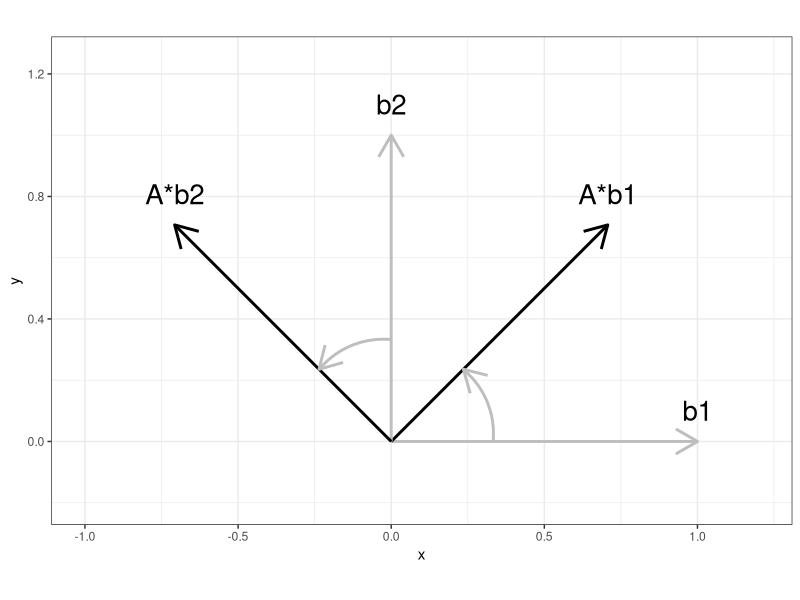
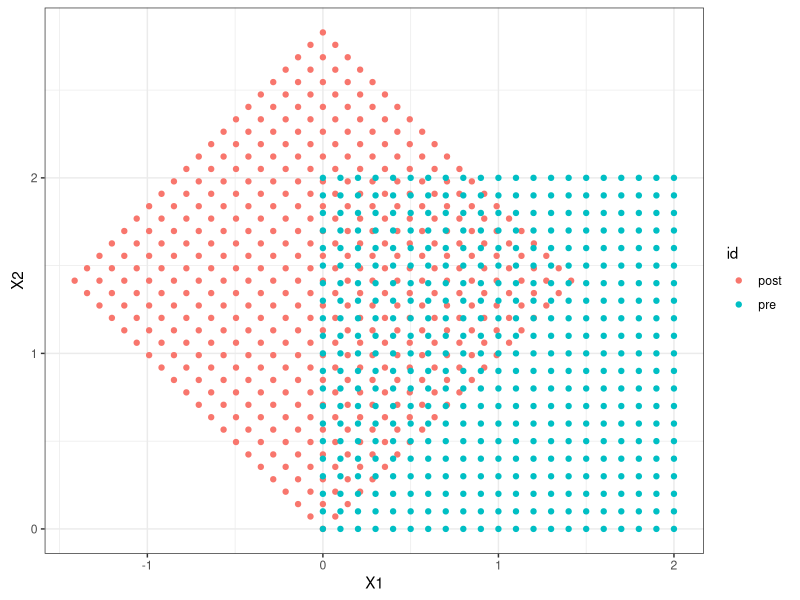
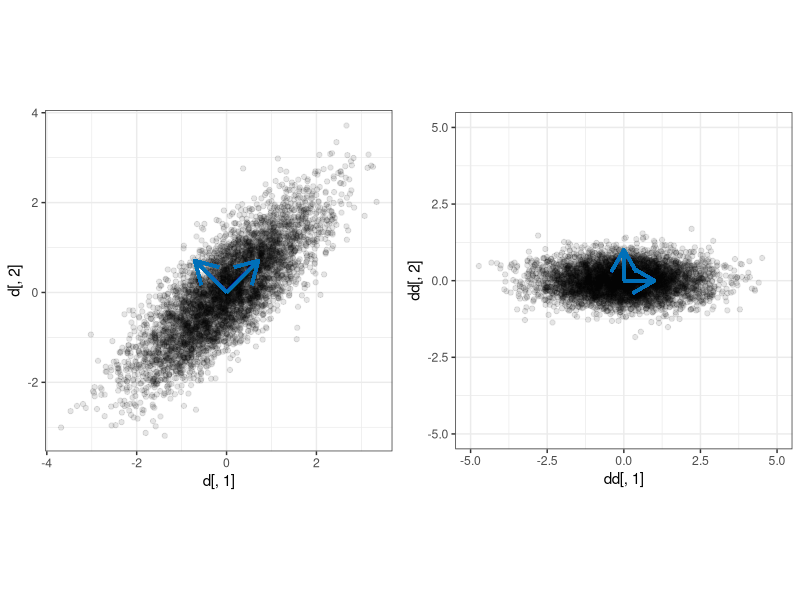
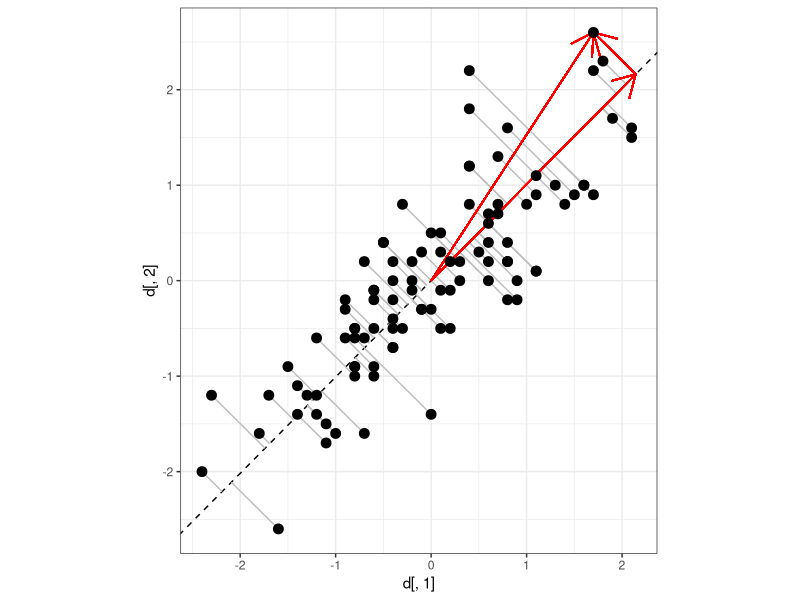

The R source for these figures, in order:
## ---- chunk 1
knitr::opts_chunk$set(echo       = TRUE,
                      message    = FALSE,
                      warning    = FALSE,
                      fig.align  = "center",
                      dev        = "ragg_png")
## ---- chunk 2
library(mvtnorm)
library(tidyverse)

#行列
A <- matrix(c(1,1,2,1,1,3,4,4,2,1,
              3,2,3,2,2,4,1,4,3,2,
              1,1,1,2,2,1,2,1,2,2,
              1,3,1,1,2,1,3,2,4,1,
              4,1,1,1,3,3,4,4,2,4,
              5,3,5,5,2,5,4,4,4,1,
              26,22,27,34,28,20,18,30,23,32), 10, 7)
## ---- chunk 3
#偏差行列
AA <- sweep(A, 2, apply(A, 2, mean)) 
AA

## ---- chunk 4
#n倍のt(偏差行列)*偏差行列
t(AA) %*% AA

## ---- chunk 5
#共分散行列に戻すためにn-1(不偏分散)で割る
cov_mat <- (t(AA)  %*% AA)/(nrow(A)-1)
round(cov_mat,2)


round(cov(A),2)

## ---- chunk 6
cor_mat <- sqrt(diag(1/diag(cov_mat))) %*% cov_mat%*% sqrt(diag(1/diag(cov_mat)))
round(cor_mat,2)


round(cor(A),2)

## ---- chunk 7
#相関行列→共分散行列
diag_mat <- diag(apply(A, 2, sd)) #SDが対角成分にある対角行列
cov_mat2 <- diag_mat %*% cor_mat %*% diag_mat 
round(cov_mat2,2)

## ---- chunk 8
#45°回転させる表現行列
A = matrix(c(cos(pi/4), sin(pi/4), -sin(pi/4), cos(pi/4)),2,2)
B = matrix(c(1,0,0,1),2,2)
res <- A %*% B
xend1 <- B[1,1] ; yend1 <- B[2,1]
xend2 <- B[1,2] ; yend2 <- B[2,2]
res11 <- res[1,1] ; res21 <- res[2,1]
res12 <- res[1,2] ; res22 <- res[2,2]

ggplot() + 
  geom_segment(aes(x = 0, y = 0, xend = xend1, yend = yend1),
               arrow = arrow(), col = "Gray", size = 1) + 
  annotate("text", x = xend1, y = yend1+0.1, label = "b1", size = 7) +
  geom_segment(aes(x = 0, y = 0, xend = res11, yend = res21),
               arrow = arrow(), col = "Black", size = 1) + 
  annotate("text", x = res11, y = res21+0.1, label = "A*b1", size = 7) +
  geom_curve(aes(x = xend1/3, y = yend1/3, xend = res11/3, yend = res21/3),
             arrow = arrow(), col = "Gray", size = 1, curvature = .25) +
  geom_segment(aes(x = 0, y = 0, xend = xend2, yend = yend2),
               arrow = arrow(), col = "Gray", size = 1) +
  annotate("text", x = xend2, y = yend2+0.1, label = "b2", size = 7) +
  geom_segment(aes(x = 0, y = 0, xend = res12, yend = res22),
               arrow = arrow(), col = "Black", size = 1) +
  annotate("text", x = res12, y = res22+0.1, label = "A*b2", size = 7) +
  geom_curve(aes(x = xend2/3, y = yend2/3, xend = res12/3, yend = res22/3),
             arrow = arrow(), col = "Gray", size = 1, curvature = .25) +
  coord_fixed(ratio = 1) +
  ylim(c(-0.2,1.25)) + xlim(c(-1, 1.2)) + 
  theme_bw()
## ---- chunk 9
linear_trans <- function(a, b, c, d){
  Represent <- matrix(c(a, b, c, d), nrow = 2, ncol = 2)
  data <- c() 
  for (i in seq(0,2,0.1)){ 
    subdata <- c() 
    for(j in seq(0,2,0.1)){ 
      Vec <- c(i, j) 
      Mapping <- Represent %*% Vec
      temp <- c(Vec, Mapping)
      subdata <- rbind(subdata, temp) 
    }
    data <- rbind(data, subdata) 
  }
  return(data)
}

df <- linear_trans(cos(pi/4), sin(pi/4), -sin(pi/4), cos(pi/4)) #45°回転
pre  <- data.frame(df) %>% select(X1,X2) %>% mutate(id = "pre")
df <- data.frame(df) %>% select(X3,X4) %>% rename(X1 = X3, X2 = X4) %>% mutate(id = "post") %>% bind_rows(pre)

ggplot(df, aes(x = X1, y = X2, col = id)) + 
  geom_point() +
  coord_fixed(ratio = 1) + 
  theme_bw()
## ---- chunk 10
library(mvtnorm)
library(gridExtra)
sig <- matrix(c(1,0.8,0.8,1), ncol = 2) 
d <- rmvnorm(n = 5000, mean = c(0,0), sigma = sig)
d <- scale(d)

cov_mat <- cov(d[,1:2])
eig <- eigen(cov_mat)

c1 <- d %>% 
  as_data_frame() %>% 
  ggplot(., aes(d[,1], d[,2])) + 
  geom_point(alpha = 0.1) + 
  geom_segment(aes(x = 0, y = 0, 
                   xend = eig$vectors[1,1], yend = eig$vectors[2,1]),
               arrow = arrow(), col = "#0070B9", size = 1) + 
  geom_segment(aes(x = 0, y = 0, 
                   xend = eig$vectors[1,2], yend = eig$vectors[2,2]),
               arrow = arrow(), col = "#0070B9", size = 1) +
  coord_fixed(ratio = 1) + 
  theme_bw()

#固有値ベクトルで直交回転
dd <- d %*% eig$vectors

c2 <- dd %>% 
  as_data_frame() %>% 
  ggplot(., aes(dd[,1], dd[,2])) + 
  geom_point(alpha = 0.1) + 
  geom_segment(aes(x = 0, y = 0, xend = 1, yend = 0),
               arrow = arrow(), col = "#0070B9", size = 1) + 
  geom_segment(aes(x = 0, y = 0, xend = 0, yend = 1),
               arrow = arrow(), col = "#0070B9", size = 1) +
  ylim(c(-5,5)) + xlim(c(-5,5)) + coord_fixed(ratio = 1) + 
  theme_bw()

grid.arrange(c1, c2, ncol = 2) 
## ---- chunk 11
set.seed(1234)
sig <- matrix(c(1,0.8,0.8,1), ncol = 2) 
d <- rmvnorm(n = 100, mean = c(0,0), sigma = sig)
d <- round(scale(d),1)

eigen_vec <- c(eigen(cov(d))$vectors[1,1],
               eigen(cov(d))$vectors[2,1])

conv <- as.matrix(d) %*% eigen_vec
xx <- conv * eigen_vec[1] #垂線足のx座標
yy <- conv * eigen_vec[2] #垂線足のy座標
id <- which.max(d[,2]) 

d %>% as.data.frame() %>% 
  ggplot(., aes(d[,1], d[,2])) + 
  geom_abline(slope = eigen_vec[2] / eigen_vec[1], linetype = 2) + 
  geom_segment(aes(x = xx, y = yy, xend = d[,1], yend = d[,2]), col = "gray") +
  geom_segment(aes(x = 0, y = 0, xend = d[id,1], yend = d[id,2]), arrow = arrow(), col = "red") +
  geom_segment(aes(x = xx[id], y = yy[id], xend = d[id,1], yend = d[id,2]), arrow = arrow(), col = "red") +
  geom_segment(aes(x = 0, y = 0, xend = xx[id], yend = yy[id]), arrow = arrow(), col = "red") +
  geom_point(size = 3) +
  coord_fixed(ratio = 1) + 
  theme_bw()
